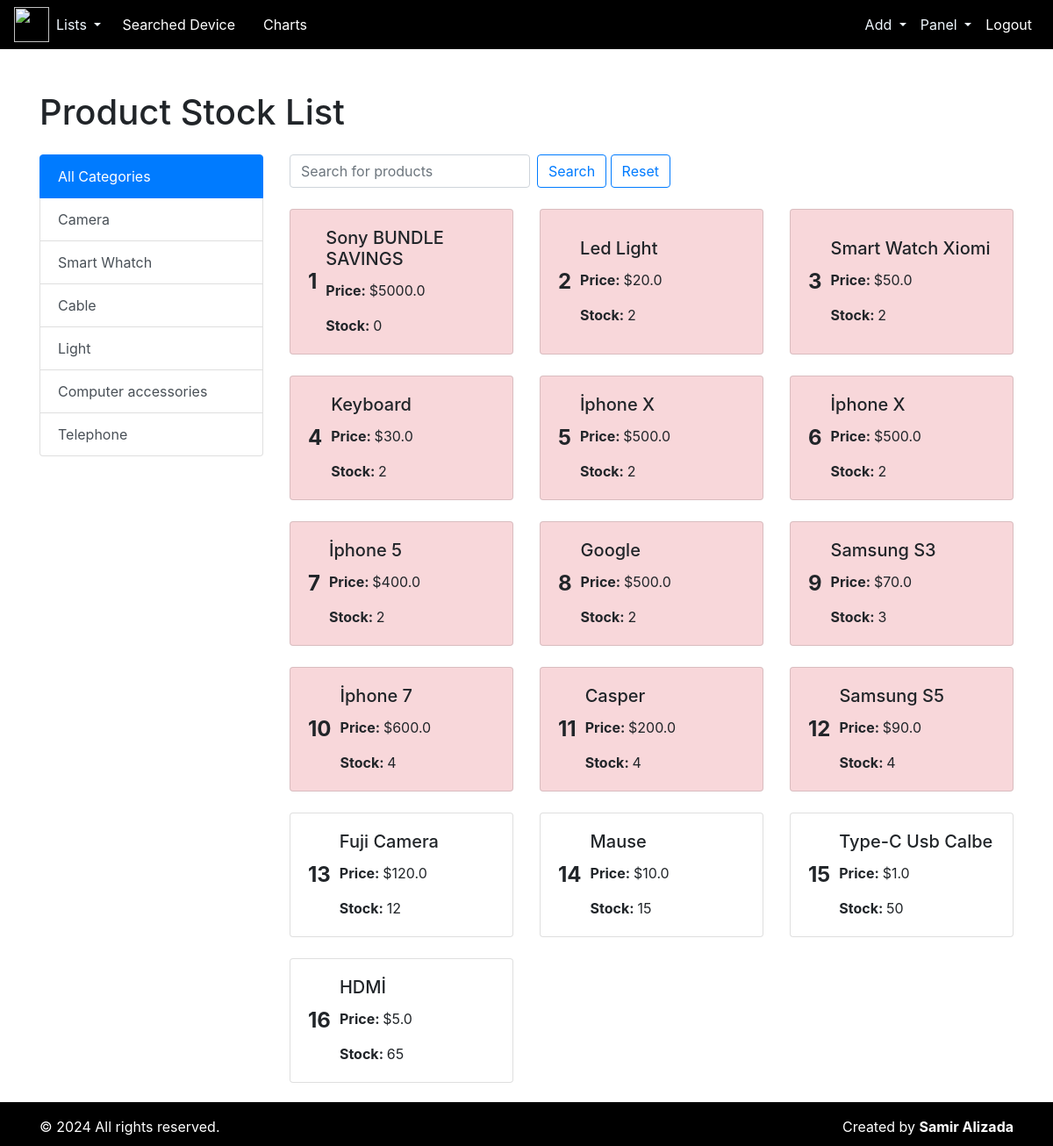
The page /product-list/ (signed in) on the database its author committed.
### repair/models.py (models this page shows, shortened)
class Category(models.Model):
    name = models.CharField(max_length=100)

class Product(models.Model):
    category_name = models.ForeignKey(Category, on_delete=models.CASCADE, null=True, blank=True)
    product_name = models.CharField(max_length=100)
    price = models.FloatField()
    stock_number = models.PositiveIntegerField()
    date = models.DateField(default=timezone.now)

### repair/views.py (the view)
# urls.py: path('product-list/', product_list, name='product_list'),
def product_list(request):
    categories = Category.objects.all()
    products = Product.objects.all()
    query = request.GET.get('q')
    if query:
        products = products.filter(product_name__icontains=query)
    selected_category_id = request.GET.get('category')
    if selected_category_id:
        products = products.filter(category_name_id=selected_category_id)
    products = products.order_by("stock_number")
    return render(request, 'product/product_list.html', {
        'products': products,
        'categories': categories,
        'selected_category_id': selected_category_id
    })

### templates/product/product_list.html (shortened to what this page needs)
{% extends "index.html" %}
{% block content %}
<div class="container mt-5">
    <h1 class="mb-4">Product Stock List</h1>
    <div class="row">
        <div class="col-md-3 mb-4">
            <div class="list-group">
                <a href="{% url 'product_list' %}" class="list-group-item list-group-item-action {% if not selected_category_id %}active{% endif %}">
                    All Categories
                </a>
                {% for category in categories %}
                <a href="{% url 'product_list' %}?category={{ category.id }}" class="list-group-item list-group-item-action {% if selected_category_id|add:'0' == category.id %}active{% endif %}">
                    {{ category.name }}
                </a>
                {% endfor %}
            </div>
        </div>
        <div class="col-md-9">
            <form method="GET" action="{% url 'product_list' %}" class="mb-3">
                <div class="form-inline mb-4">
                    <input type="text" name="q" class="form-control mr-sm-2" placeholder="Search for products" value="{{ request.GET.q }}">
                    <button class="btn btn-outline-primary my-2 my-sm-0" type="submit">Search</button>
                    <a href="{% url 'product_list' %}" class="btn btn-outline-primary my-2 my-sm-0">Reset</a>
                </div>
            </form>
            <div class="row">
                {% for product in products %}
                <div class="col-md-4 mb-4 d-flex">
                    <div class="card {% if product.stock_number < 10 %}low-stock{% endif %} w-100">
                        <div class="card-body d-flex align-items-center">
                            <div class="product-number">
                                {{ forloop.counter }}
                            </div>
                            <div class="product-name">
                                <h5 class="card-title">{{ product.product_name }}</h5>
                                <p class="card-text"><strong>Price: </strong>${{ product.price }}</p>
                                <p class="card-text"><strong>Stock: </strong>{{ product.stock_number }}</p>
                            </div>
                        </div>
                    </div>
                </div>
                {% endfor %}
            </div>
        </div>
    </div>
</div>
<br><br>
{% endblock content %}

### templates/product/product_list.html (style rules this page uses)
.low-stock { background-color: #f8d7da; }
.product-number { font-size: 1.5rem; font-weight: bold; margin-right: 10px; display: flex; align-items: center; }
.card { display: flex; flex-direction: column; justify-content: space-between; }
.card-body { display: flex; align-items: center; }
.product-name { flex-grow: 1; }

### rows shown on the page
Category: name "Camera"
Category: name "Smart Whatch"
Category: name "Cable"
Category: name "Light"
Category: name "Computer accessories"
Category: name "Telephone"
Product: product_name "Sony BUNDLE SAVINGS", price "5000.0", stock_number "0"
Product: product_name "Led Light", price "20.0", stock_number "2"
Product: product_name "Smart Watch Xiomi", price "50.0", stock_number "2"
Product: product_name "Keyboard", price "30.0", stock_number "2"
Product: product_name "İphone X", price "500.0", stock_number "2"
Product: product_name "İphone X", price "500.0", stock_number "2"
Product: product_name "İphone 5", price "400.0", stock_number "2"
Product: product_name "Google", price "500.0", stock_number "2"
Product: product_name "Samsung S3", price "70.0", stock_number "3"
Product: product_name "İphone 7", price "600.0", stock_number "4"
Product: product_name "Casper", price "200.0", stock_number "4"
Product: product_name "Samsung S5", price "90.0", stock_number "4"
Product: product_name "Fuji Camera", price "120.0", stock_number "12"
Product: product_name "Mause", price "10.0", stock_number "15"
Product: product_name "Type-C Usb Calbe", price "1.0", stock_number "50"
Product: product_name "HDMİ", price "5.0", stock_number "65"
